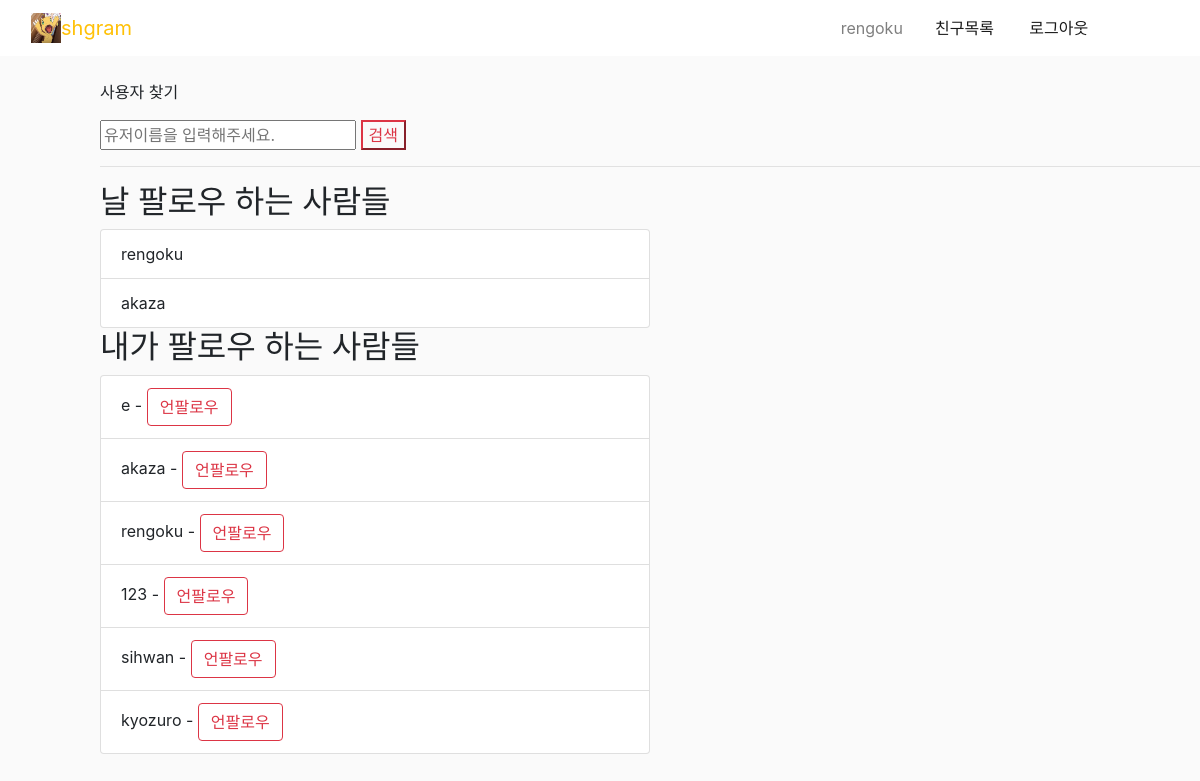
The app's page /relation/ (signed in) with its own data.
### contents/models.py (models this page shows)
class BaseModel(models.Model):
    created_at = models.DateTimeField(auto_now_add=True)
    modified_at = models.DateTimeField(auto_now=True)
    class Meta:
        abstract = True

class FollowRelation(BaseModel):
    follower = models.OneToOneField(
        User, on_delete=models.CASCADE, related_name='follower')
    followee = models.ManyToManyField(User, related_name='followee')

### contents/views.py (the view)
# urls.py: path('relation/', RelationView.as_view(), name='relation'),
@method_decorator(login_required, name='dispatch')
class RelationView(TemplateView):
    template_name = 'relation.html'
    def get_context_data(self, **kwargs):
        context = super(RelationView, self).get_context_data(**kwargs)
        user = self.request.user
        try:
            followers = FollowRelation.objects.get(
                follower=user).followee.all()
            context['followees'] = followers
            context['followees_ids'] = list(
                followers.values_list('id', flat=True))
        except FollowRelation.DoesNotExist:
            pass
        context['followers'] = FollowRelation.objects.select_related(
            'follower').filter(followee__in=[user])
        return context

### templates/relation.html (shortened to what this page needs)
{% include "header.html" %}
{% block head %}
<link rel="stylesheet" href="https://cdn.jsdelivr.net/npm/dropzone@5.5.1/dist/dropzone.min.css">
{% endblock %}
{% block body %}
<div class="all" style="margin-left: 100px;">
    <p>사용자 찾기</p>
    <input type="text" id="searchUserName" placeholder="유저이름을 입력해주세요.">
    <button id="search" class="btn-outline-danger">검색</button>
    <hr>
    <h2>날 팔로우 하는 사람들</h2>
    {% if followers  %}
    <ul class="list-group">
        {% for obj in followers %}
        <li class="list-group-item col-md-6">
            {{ obj.follower.username }}
        </li>
        {% endfor %}
    </ul>
    {% endif %}
    <h2>내가 팔로우 하는 사람들</h2>
    {% if followees %}
    <ul class="list-group">
        {% for user in followees %}
        <li class="list-group-item col-md-6">{{ user.username }} - <button class="unfollow btn btn-outline-danger"
                data-user-id="{{ user.id }}">언팔로우</button></li>
        {% endfor %}
    </ul>
    {% endif %}
</div>
{% endblock %}

### templates/header.html
{% extends "base.html" %}
{% block body %}
<nav class="fast-nav navbar navbar-expand-lg navbar-light bg-white">
    <a class="navbar-brand text-warning col-sm-8" href="{% url 'home' %}">
        <img src="/media/user-upload/1600007369751.png" width='30' height="30" class="d-inline-block align-top"
            alt="">shgram</a>
    <div class="collapse navbar-collapse col-sm-4" id="navbarText"
        style="display: inline-block !important; text-align: left;">
        <span class="navbar-text col-sm-3">
            {{ request.user }}
        </span>
        <span class="navbar-text col-sm-3">
            <a href="{% url 'relation' %}">친구목록</a>
        </span>
        <span class="navbar-text col-sm-3">
            <a href="javascript:void(0);" id="logout">로그아웃</a>
        </span>
    </div>
</nav>
<br>
{% endblock %}

### templates/base.html (shortened to what this page needs)
{% load static %}
<!DOCTYPE html>
<html lang="en">
<head>
    <link rel="stylesheet" href="{% static '/css/register.css' %}">
    <link rel="stylesheet" href="{% static '/css/style.css' %}">
    <link rel="stylesheet" href="https://stackpath.bootstrapcdn.com/bootstrap/4.3.1/css/bootstrap.min.css"
>
    <link href="//maxcdn.bootstrapcdn.com/bootstrap/4.1.1/css/bootstrap.min.css" rel="stylesheet" id="bootstrap-css">
</head>
<body>
    {% block body %}
    {% endblock %}
</body>
</html>

### static/css/style.css (style rules this page uses)
body { background-color: #fafafa !important; }

### records on screen
FollowRelation: follower.username "rengoku"
FollowRelation: follower.username "akaza"

### other values on screen
{{ request.user }} "rengoku"
{{ user.username }} "e"
{{ user.username }} "akaza"
{{ user.username }} "rengoku"
{{ user.username }} "123"
{{ user.username }} "sihwan"
{{ user.username }} "kyozuro"
